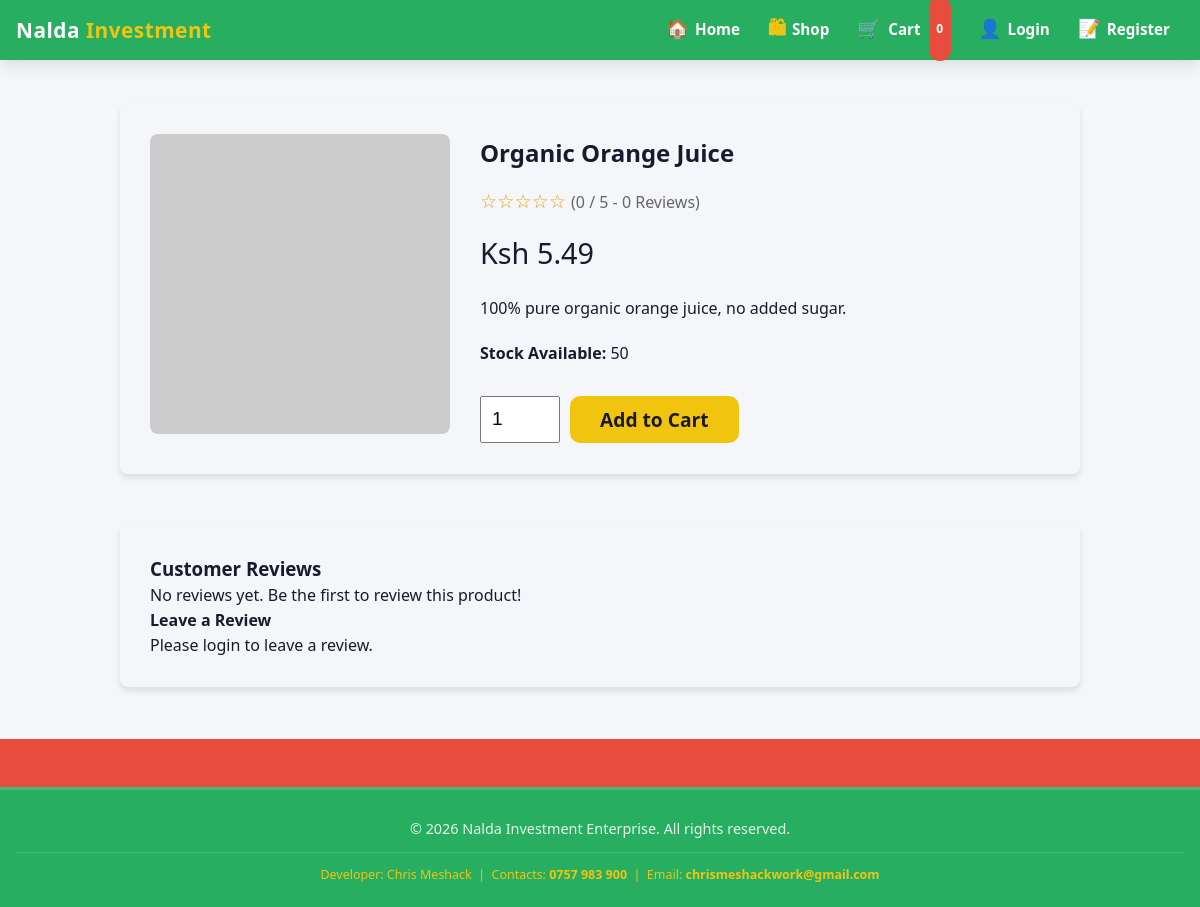
Screenshot of /public/product.php?id=2 with the database file from the repository.
### tables this page shows
CREATE TABLE products (
    id INT AUTO_INCREMENT PRIMARY KEY,
    category_id INT,
    name VARCHAR(150) NOT NULL,
    description TEXT,
    price DECIMAL(10, 2) NOT NULL,
    discount_percentage INT DEFAULT 0,
    is_flash_sale BOOLEAN DEFAULT 0,
    stock INT DEFAULT 0,
    serial_number VARCHAR(100) UNIQUE,
    image VARCHAR(255),
    created_at TIMESTAMP DEFAULT CURRENT_TIMESTAMP,
    FOREIGN KEY (category_id) REFERENCES categories(id) ON DELETE SET NULL
);

### models/Product.php (called while the page is built, shortened)
<?php
class Product {
    public static function getById($id) {
        $pdo = getDB();
        $stmt = $pdo->prepare("SELECT * FROM products WHERE id = ?");
        $stmt->execute([$id]);
        return $stmt->fetch();
    }
}
?>

### public/product.php (the view, shortened to what this page needs)
<?php
require_once __DIR__ . '/../models/Product.php';
$product_id = $_GET['id'] ?? null;
$product = Product::getById($product_id);
$pdo = getDB();
$stmt = $pdo->prepare("SELECT r.*, u.username FROM reviews r JOIN users u ON r.user_id = u.id WHERE r.product_id = ? ORDER BY r.created_at DESC");
$stmt->execute([$product_id]);
$reviews = $stmt->fetchAll();
$avg_rating = 0;
include __DIR__ . '/../includes/header.php';
?>
<div style="max-width: 1000px; margin: 0 auto; padding: 20px;">
    <div style="display: flex; gap: 30px; flex-wrap: wrap; background: var(--neutral-color); padding: 30px; border-radius: 8px; box-shadow: 0 4px 6px rgba(0,0,0,0.1);">
        <div style="flex: 1; min-width: 300px; position: relative;">
            <?php
                $images = explode(',', $product['image']);
                $first_image = trim($images[0]);
            ?>
            <img id="main-product-image" src="<?php echo htmlspecialchars($first_image ?: 'https://via.placeholder.com/400'); ?>" alt="<?php echo htmlspecialchars($product['name']); ?>" onerror="this.onerror=null; this.src='https://via.placeholder.com/400?text=No+Image';" style="width: 100%; border-radius: 8px; margin-bottom: 10px;">
        </div>
        <div style="flex: 2; min-width: 300px;">
            <h2 style="margin-top: 0;"><?php echo htmlspecialchars($product['name']); ?></h2>
            <div style="margin: 15px 0; color: #f39c12; font-size: 1.2rem;">
                <?php
                for ($i=1; $i<=5; $i++) {
                    echo $i <= round($avg_rating) ? '★' : '☆';
                }
                ?>
                <span style="color: #666; font-size: 1rem;"> (<?php echo $avg_rating; ?> / 5 - <?php echo count($reviews); ?> Reviews)</span>
            </div>
            <p class="price" style="font-size: 1.8rem;">
                <?php if ($product['discount_percentage'] > 0): ?>
                    <span class="original-price" style="font-size: 1.2rem;">Ksh <?php echo number_format($product['price'], 2); ?></span>
                    Ksh <?php echo number_format($product['price'] * (1 - $product['discount_percentage'] / 100), 2); ?>
                <?php else: ?>
                    Ksh <?php echo number_format($product['price'], 2); ?>
                <?php endif; ?>
            </p>
            <p style="margin: 20px 0; line-height: 1.6;"><?php echo nl2br(htmlspecialchars($product['description'])); ?></p>
            <p><strong>Stock Available:</strong> <?php echo $product['stock']; ?></p>
            <form class="add-to-cart-form" style="margin-top: 30px; display: flex; gap: 10px;">
                <input type="number" name="quantity" value="1" min="1" max="<?php echo $product['stock']; ?>" style="width: 80px; padding: 10px; font-size: 1.2rem;">
                <button type="submit" class="btn" style="padding: 10px 30px; font-size: 1.2rem;">Add to Cart</button>
            </form>
        </div>
    </div>
    <div style="margin-top: 50px; background: var(--neutral-color); padding: 30px; border-radius: 8px; box-shadow: 0 4px 6px rgba(0,0,0,0.1);">
        <h3>Customer Reviews</h3>
        <?php if (empty($reviews)): ?>
            <p>No reviews yet. Be the first to review this product!</p>
        <?php endif; ?>
        <h4>Leave a Review</h4>
        <?php
        if (isset($_SESSION['user_id'])):
            $can_review = false;
            $ui_msg = "";
            $checkStmt = $pdo->prepare("SELECT DATEDIFF(NOW(), o.created_at) as days_since FROM orders o JOIN order_items oi ON o.id = oi.order_id WHERE o.user_id = ? AND oi.product_id = ? AND o.payment_status = 'verified' ORDER BY o.created_at ASC LIMIT 1");
            $checkStmt->execute([$_SESSION['user_id'], $product_id]);
            $purchase = $checkStmt->fetch();
            if (!$purchase) {
                $ui_msg = "You can only leave a review if you have purchased this product.";
            } elseif ($purchase['days_since'] < 7) {
                $ui_msg = "You can review this product in " . (7 - $purchase['days_since']) . " days (7 days after purchase).";
            } else {
                $can_review = true;
            }
            if ($can_review):
        ?>
            <form method="POST">
                <input type="hidden" name="action" value="add_review">
                <div class="form-group" style="margin-bottom: 15px;">
                    <label>Rating (1-5)</label>
                    <select name="rating" required style="padding: 10px; width: 100px;">
                        <option value="5">5 ★</option>
                        <option value="4">4 ★</option>
                        <option value="3">3 ★</option>
                        <option value="2">2 ★</option>
                        <option value="1">1 ★</option>
                    </select>
                </div>
                <div class="form-group" style="margin-bottom: 15px;">
                    <label>Comment</label>
                    <textarea name="comment" rows="4" style="width: 100%; padding: 10px;" placeholder="What did you like or dislike about this product?"></textarea>
                </div>
                <button type="submit" class="btn">Submit Review</button>
            </form>
        <?php else: ?>
            <p style="color: #888; font-style: italic;"><?php echo $ui_msg; ?></p>
        <?php endif; else: ?>
            <p>Please <a href="login.php">login</a> to leave a review.</p>
        <?php endif; ?>
    </div>
</div>
<?php include __DIR__ . '/../includes/footer.php'; ?>

### assets/css/style.css (style rules this page uses)
:root { --green: #2ecc71; --green-dark: #27ae60; --green-light: #e8f8f0; --yellow: #f1c40f; --yellow-dark: #d4ac0d; --red: #e74c3c; --blue: #3498db; --blue-dark: #2980b9; --text: #1a1a2e; --text-muted: #666; --surface: #ffffff; --bg: #f4f6f9; --border: #e0e0e0; --shadow-sm: 0 2px 8px rgba(0,0,0,.07); --shadow-md: 0 4px 16px rgba(0,0,0,.12); --shadow-lg: 0 8px 32px rgba(0,0,0,.18); --radius: 10px; --radius-lg: 16px; --transition: 0.28s ease; --font: 'Segoe UI', Arial, sans-serif; }
*, *::before, *::after { margin: 0; padding: 0; box-sizing: border-box; }
html { scroll-behavior: smooth; -webkit-text-size-adjust: 100%; }
body { font-family: var(--font); background: var(--bg); color: var(--text); min-width: 0; overflow-x: hidden; line-height: 1.55; display: flex; flex-direction: column; min-height: 100vh; }
img { display: block; max-width: 100%; height: auto; }
a { text-decoration: none; color: inherit; }
.btn { display: inline-flex; align-items: center; justify-content: center; gap: 6px; background: var(--yellow); color: var(--text); border: none; padding: 10px 20px; min-height: 44px; border-radius: var(--radius); cursor: pointer; font-weight: 700; font-size: .95rem; font-family: var(--font); transition: background var(--transition), color var(--transition), transform var(--transition), box-shadow var(--transition); white-space: nowrap; }
.add-to-cart-form { display: flex; gap: 6px; width: 100%; }

### rows the page displays
products: name "Organic Orange Juice", price "5.49", description "100% pure organic orange juice, no added sugar.", stock "50"

### other values shown
$cartCount "0"
$avg_rating "0"
count($reviews) "0"
